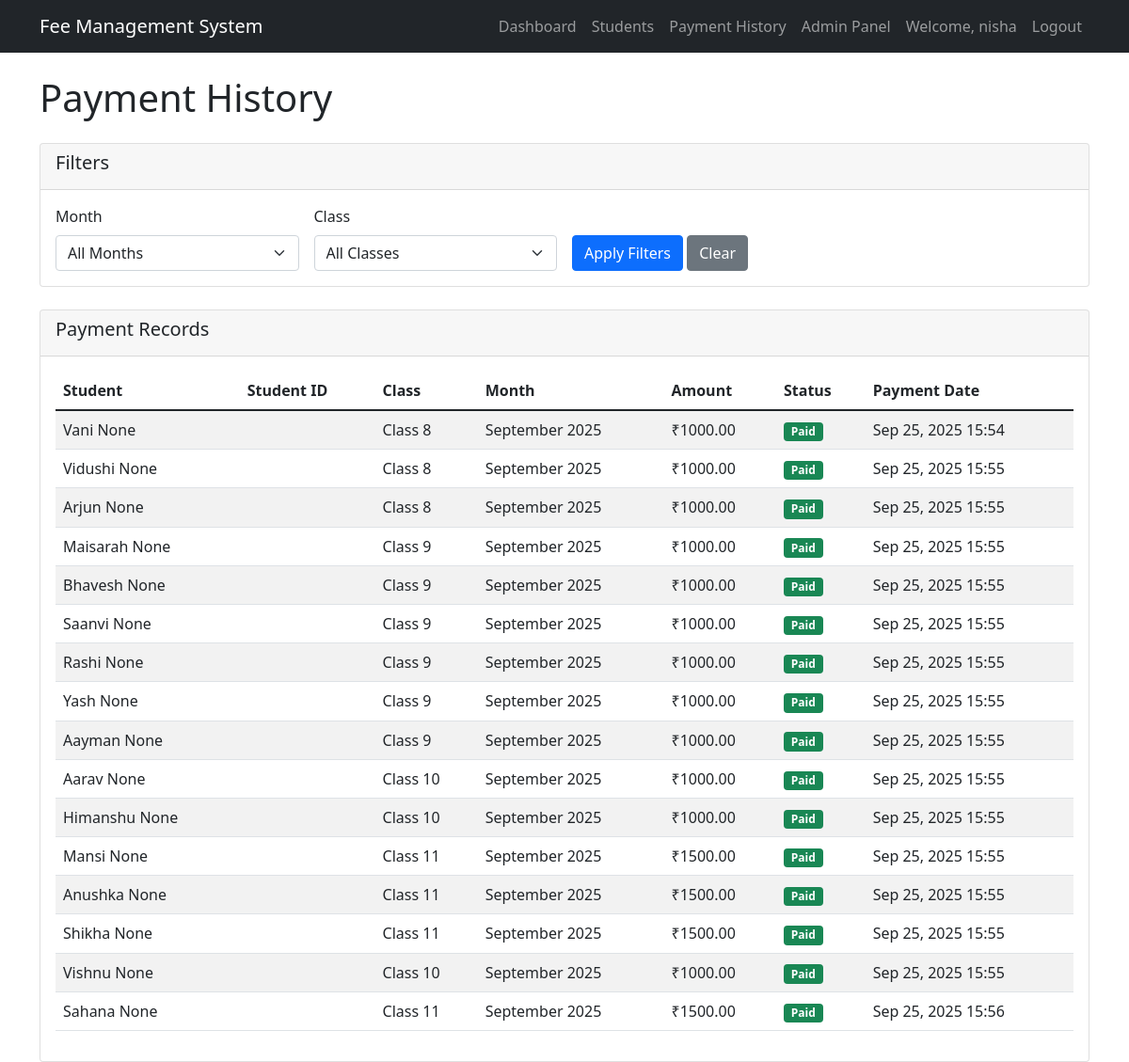
The app's page /fees/payment-history/ (signed in) with its own data.
### fees/models.py (models this page shows, shortened)
class Payment(models.Model):
    student = models.ForeignKey(Student, on_delete=models.CASCADE)
    month = models.ForeignKey(Month, on_delete=models.CASCADE)
    amount = models.DecimalField(max_digits=10, decimal_places=2)
    paid = models.BooleanField(default=False)
    payment_date = models.DateTimeField(blank=True, null=True)
    created_by = models.ForeignKey(User, on_delete=models.SET_NULL, null=True)
    created_at = models.DateTimeField(auto_now_add=True)
    updated_at = models.DateTimeField(auto_now=True)
    class Meta:
        unique_together = ['student', 'month']

class Student(models.Model):
    first_name = models.CharField(max_length=100)
    last_name = models.CharField(max_length=100,blank=True, null=True)
    father_name = models.CharField(max_length=100, blank=True, null=True)
    mother_name = models.CharField(max_length=100, blank=True, null=True)
    student_class = models.ForeignKey(StudentClass, on_delete=models.CASCADE)
    phone = models.CharField(max_length=15, blank=True, null=True)
    created_at = models.DateTimeField(auto_now_add=True)

class StudentClass(models.Model):
    name = models.CharField(max_length=100, unique=True)
    fee_amount = models.DecimalField(max_digits=10, decimal_places=2)

class Month(models.Model):
    month = models.CharField(max_length=7, unique=True)  # Format: YYYY-MM
    def __str__(self):
        year, month = self.month.split('-')
        month_name = date(1900, int(month), 1).strftime('%B')
        return f"{month_name} {year}"
    class Meta:
        ordering = ['-month']

### fees/views.py (the view)
    def wrapper(request, *args, **kwargs):
        if not request.user.is_authenticated:
            next_url = request.get_full_path()
            return redirect_to_login(next_url, login_url='/admin/login/')
        return view_func(request, *args, **kwargs)

### fees/views.py (called while the page is built)
def admin_required(user):
    return user.is_superuser

def check_auth(view_func):
    def wrapper(request, *args, **kwargs):
        if not request.user.is_authenticated:
            next_url = request.get_full_path()
            return redirect_to_login(next_url, login_url='/admin/login/')
        return view_func(request, *args, **kwargs)
    return wrapper

### fees/templates/fees/payment_history.html (shortened to what this page needs)
{% extends 'fees/base.html' %}
{% block content %}
<h1>Payment History</h1>
<div class="card mt-4">
    <div class="card-header">
        <h5>Filters</h5>
    </div>
    <div class="card-body">
        <form method="get" class="row g-3">
            <div class="col-md-3">
                <label for="month" class="form-label">Month</label>
                <select name="month" id="month" class="form-select">
                    <option value="">All Months</option>
                </select>
            </div>
            <div class="col-md-3">
                <label for="class" class="form-label">Class</label>
                <select name="class" id="class" class="form-select">
                    <option value="">All Classes</option>
                </select>
            </div>
            <div class="col-md-3">
                <label class="form-label">&nbsp;</label>
                <div>
                    <button type="submit" class="btn btn-primary">Apply Filters</button>
                    <a href="{% url 'fees:payment_history' %}" class="btn btn-secondary">Clear</a>
                </div>
            </div>
        </form>
    </div>
</div>
<div class="card mt-4">
    <div class="card-header">
        <h5>Payment Records</h5>
    </div>
    <div class="card-body">
        <div class="table-responsive">
            <table class="table table-striped">
                <thead>
                    <tr>
                        <th>Student</th>
                        <th>Student ID</th>
                        <th>Class</th>
                        <th>Month</th>
                        <th>Amount</th>
                        <th>Status</th>
                        <th>Payment Date</th>
                    </tr>
                </thead>
                <tbody>
                    {% for payment in payments %}
                    <tr>
                        <td>{{ payment.student.first_name }} {{ payment.student.last_name }}</td>
                        <td>{{ payment.student.student_id }}</td>
                        <td>{{ payment.student.student_class.name }}</td>
                        <td>{{ payment.month }}</td>
                        <td>₹{{ payment.amount }}</td>
                        <td>
                            <span class="badge bg-{% if payment.paid %}success{% else %}danger{% endif %}">
                                {% if payment.paid %}Paid{% else %}Unpaid{% endif %}
                            </span>
                        </td>
                        <td>{{ payment.payment_date|date:"M d, Y H:i"|default:"-" }}</td>
                    </tr>
                    {% empty %}
                    <tr>
                        <td colspan="7" class="text-center">No payment records found</td>
                    </tr>
                    {% endfor %}
                </tbody>
            </table>
        </div>
    </div>
</div>
{% endblock %}

### fees/templates/fees/base.html (shortened to what this page needs)
<!DOCTYPE html>
<html lang="en">
<head>
    <link href="https://cdn.jsdelivr.net/npm/bootstrap@5.1.3/dist/css/bootstrap.min.css" rel="stylesheet">
    <link href="https://cdn.jsdelivr.net/npm/bootstrap-icons@1.7.2/font/bootstrap-icons.css" rel="stylesheet">
</head>
<body>
    <nav class="navbar navbar-expand-lg navbar-dark bg-dark">
        <div class="container">
            <a class="navbar-brand" href="{% url 'fees:dashboard' %}">Fee Management System</a>
            <div class="collapse navbar-collapse" id="navbarNav">
                <ul class="navbar-nav ms-auto">
                    {% if user.is_authenticated and user.is_superuser %}
                    <li class="nav-item">
                        <a class="nav-link" href="{% url 'fees:dashboard' %}">Dashboard</a>
                    </li>
                    <li class="nav-item">
                        <a class="nav-link" href="{% url 'fees:student_list' %}">Students</a>
                    </li>
                    <li class="nav-item">
                        <a class="nav-link" href="{% url 'fees:payment_history' %}">Payment History</a>
                    </li>
                    <li class="nav-item">
                        <a class="nav-link" href="/admin/">Admin Panel</a>
                    </li>
                    <li class="nav-item">
                        <span class="nav-link">Welcome, {{ user.username }}</span>
                    </li>
                    <li class="nav-item">
                        <a class="nav-link" href="{% url 'fees:logout' %}">Logout</a>
                    </li>
                    {% else %}
                    <li class="nav-item">
                        <a class="nav-link" href="/admin/login/?next=/fees/">Login</a>
                    </li>
                    {% endif %}
                </ul>
            </div>
        </div>
    </nav>
    <div class="container mt-4">
        {% block content %}
        {% endblock %}
    </div>
</body>
</html>

### records on screen
Payment: student.first_name "Vani", student.last_name "None", student.student_class.name "Class 8", month "September 2025", amount "1000.00", paid "Paid", payment_date "Sep 25, 2025 15:54"
Payment: student.first_name "Vidushi", student.last_name "None", student.student_class.name "Class 8", month "September 2025", amount "1000.00", paid "Paid", payment_date "Sep 25, 2025 15:55"
Payment: student.first_name "Arjun", student.last_name "None", student.student_class.name "Class 8", month "September 2025", amount "1000.00", paid "Paid", payment_date "Sep 25, 2025 15:55"
Payment: student.first_name "Maisarah", student.last_name "None", student.student_class.name "Class 9", month "September 2025", amount "1000.00", paid "Paid", payment_date "Sep 25, 2025 15:55"
Payment: student.first_name "Bhavesh", student.last_name "None", student.student_class.name "Class 9", month "September 2025", amount "1000.00", paid "Paid", payment_date "Sep 25, 2025 15:55"
Payment: student.first_name "Saanvi", student.last_name "None", student.student_class.name "Class 9", month "September 2025", amount "1000.00", paid "Paid", payment_date "Sep 25, 2025 15:55"
Payment: student.first_name "Rashi", student.last_name "None", student.student_class.name "Class 9", month "September 2025", amount "1000.00", paid "Paid", payment_date "Sep 25, 2025 15:55"
Payment: student.first_name "Yash", student.last_name "None", student.student_class.name "Class 9", month "September 2025", amount "1000.00", paid "Paid", payment_date "Sep 25, 2025 15:55"
Payment: student.first_name "Aayman", student.last_name "None", student.student_class.name "Class 9", month "September 2025", amount "1000.00", paid "Paid", payment_date "Sep 25, 2025 15:55"
Payment: student.first_name "Aarav", student.last_name "None", student.student_class.name "Class 10", month "September 2025", amount "1000.00", paid "Paid", payment_date "Sep 25, 2025 15:55"
Payment: student.first_name "Himanshu", student.last_name "None", student.student_class.name "Class 10", month "September 2025", amount "1000.00", paid "Paid", payment_date "Sep 25, 2025 15:55"
Payment: student.first_name "Mansi", student.last_name "None", student.student_class.name "Class 11", month "September 2025", amount "1500.00", paid "Paid", payment_date "Sep 25, 2025 15:55"
Payment: student.first_name "Anushka", student.last_name "None", student.student_class.name "Class 11", month "September 2025", amount "1500.00", paid "Paid", payment_date "Sep 25, 2025 15:55"
Payment: student.first_name "Shikha", student.last_name "None", student.student_class.name "Class 11", month "September 2025", amount "1500.00", paid "Paid", payment_date "Sep 25, 2025 15:55"
Payment: student.first_name "Vishnu", student.last_name "None", student.student_class.name "Class 10", month "September 2025", amount "1000.00", paid "Paid", payment_date "Sep 25, 2025 15:55"
Payment: student.first_name "Sahana", student.last_name "None", student.student_class.name "Class 11", month "September 2025", amount "1500.00", paid "Paid", payment_date "Sep 25, 2025 15:56"

### other values on screen
{{ user.username }} "nisha"
